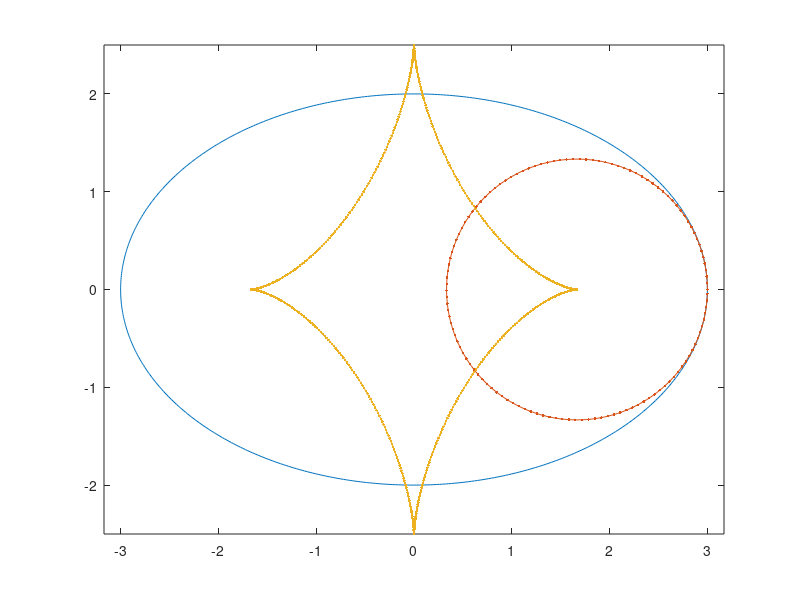

Here is the MATLAB script that generated this plot:
clear;

d = 1e-6;

x = @(t) 3*cos(t);
y = @(t) 2*sin(t);

xdiff = @(t) (x(t + d) - x(t)) / d;
ydiff = @(t) (y(t + d) - y(t)) / d;
x2diff = @(t) (xdiff(t + d) - xdiff(t)) / d;
y2diff = @(t) (ydiff(t + d) - ydiff(t)) / d;

fun = @(t) sqrt((xdiff(t))^2+(ydiff(t))^2);

xevo = @(t) x(t) - ydiff(t) .* ((xdiff(t)).^2 + (ydiff(t)).^2) ./ (xdiff(t) .* y2diff(t) - x2diff(t) .* ydiff(t));
yevo = @(t) y(t) + xdiff(t) .* ((xdiff(t)).^2 + (ydiff(t)).^2) ./ (xdiff(t) .* y2diff(t) - x2diff(t) .* ydiff(t));

%evolvX = @(t) x(t) - xdiff(t) .* integ(fun, 0, t) ./ fun(t);
%evolvY = @(t) y(t) - ydiff(t) .* integ(fun, 0, t) ./ fun(t);

%xs = [];
%ys = [];

%for i = ts
%  xs = [xs, evolvX(i)];
%  ys = [ys, evolvY(i)];
%endfor

ds = 0.01;
ts = 0:ds:2*pi;

plot(x(ts), y(ts));
hold on;
axis equal;
h = plot(0,0);
g = plot(0,0);
hold off;

for i = ts
  r = sqrt((x(i) - xevo(i))^2 + (y(i) - yevo(i))^2);
  s = 0:0.05:2*pi;
  xcirc = r * cos(s) + xevo(i);
  ycirc = r * sin(s) + yevo(i);
  set(h, 'XData', xcirc, 'YData', ycirc);
  set(g, 'XData', xevo(0:ds:i), 'YData', yevo(0:ds:i));
  drawnow;
endfor
%comet(xevo, yevo);
%set(gca, 'xlim', [-4, 4], 'ylim', [-3, 3]);
%plot(xevo, yevo);
%plot(xs, ys);
